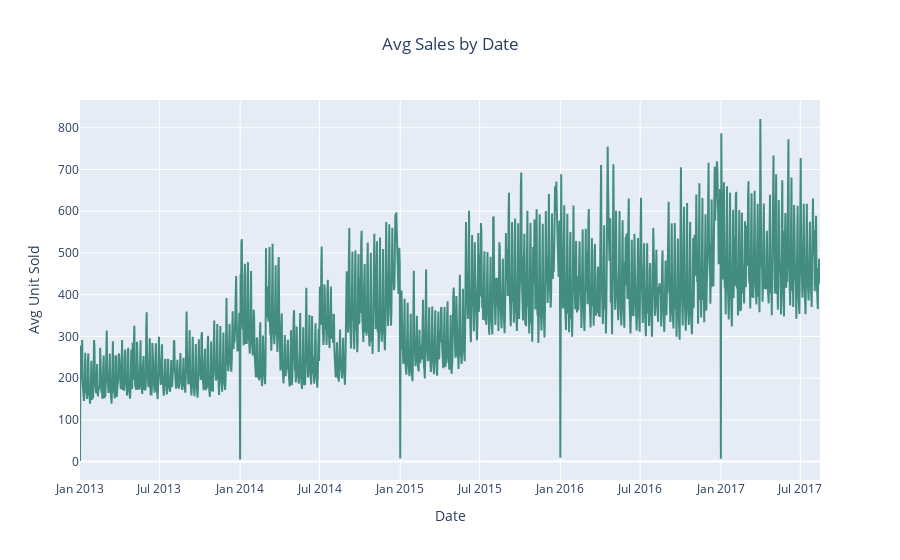

Notebook code for this chart:
### Code cell
train_aux = train[['date', 'sales', 'onpromotion']].groupby('date').mean()
train_aux = train_aux.reset_index()
fig = go.Figure(data=go.Scatter(x=train_aux['date'], 
                                y=train_aux['sales'],
                                marker_color='#438D80', text="sales"))
fig.update_layout({"title": {"text":"Avg Sales by Date", "x": 0.5},
                   "xaxis": {"title":"Date"},
                   "yaxis": {"title":"Avg Unit Sold"},
                   "showlegend": False})
fig.show()

### Figure 1 — Plotly figure (JSON) as saved in the notebook; plotly's stock layout.template omitted (floating-point values rounded to 4 significant figures; data arrays with more than 128 entries replaced by an {"elided": "..."} marker saying what was removed)
{"data": [{"marker": {"color": "#438D80"}, "text": "sales", "type": "scatter", "x": {"elided": "1684 str values"}, "y": {"elided": "1684 float values"}}], "layout": {"showlegend": false, "title": {"text": "Avg Sales by Date", "x": 0.5}, "xaxis": {"title": {"text": "Date"}}, "yaxis": {"title": {"text": "Avg Unit Sold"}}}}
